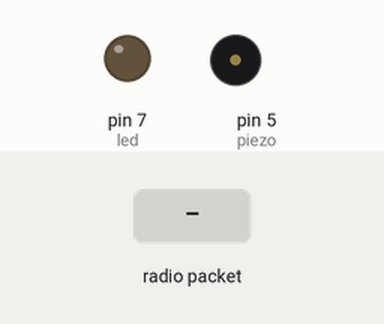
Recording of a sketch running on a simulated Arduino Uno, built with avr-gcc and run on an emulated ATmega328P. On the bench: output pins drawn as LEDs (lit = HIGH), buzzer (waves = sounding). Inputs (shaded band) come from the test bench. No radio packets arrive unless stated; what the sketch prints to the serial monitor is not drawn.

Above: at 1.2 s.
1.3 s: radio packet "1" arrives
Timing chart, 0 to 4.3 s (numbered marks = the images above; inputs shaded):
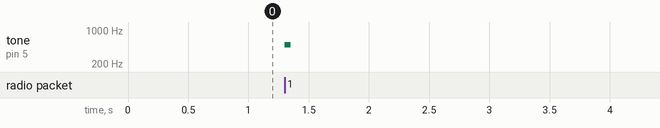

The sketch:

receiver_sensori_finale.ino
```cpp
int piezo=5;
int led=7;
/** INCLUDES **/
// Include the libraries for using the module (must intall RF24 by TMRh20)
#include <SPI.h>
#include <nRF24L01.h>
#include <RF24.h>

/** DEFINES **/
#define MESSAGE_LENGTH 20

/** MODULE SPECIFIC CODE **/
// Create an RF24 object, specifying CE and CSN
RF24 radio(9, 8);
// Create a variable to store the address through which two modules communicate
const byte address[6] = "00001";

/** STRUCTS **/
// A struct is just a bunch of variables in a trenchcoat
struct read_values{
  // In this struct there are two variables
  int distance, infrared_message;
};


/**--------------------------------**/

struct read_values parse_message(char* message) {
  // Variable where to store the parsed values
  struct read_values values;
  // Read the values from the string and store them in the struct
  sscanf(message, "%d, %d", &(values.distance), &(values.infrared_message));
  // Return the struct as result of the function
  return values;
}

void setup() {
  // Serial monitor
  while (!Serial);
    Serial.begin(9600);
  // Begin radio communication
  radio.begin();
  // Set the address
  radio.openReadingPipe(0, address);
  // Set module as receiver
  radio.startListening();

    pinMode(piezo, OUTPUT); //buzzer connesso al pin 2
    pinMode(led, OUTPUT);
}

void loop() {
  // If available, read the transmitted data into a text buffer
  if (radio.available())  {
    char text[MESSAGE_LENGTH] = {0};
    // Read the data from the radio module
    radio.read(&text, sizeof(text));
    // Parse the received text to a structured variable (defined above)
    struct read_values new_values = parse_message(text);
    // Print the values that were parsed
    Serial.print(new_values.distance);
    Serial.print("\n");
    Serial.print(new_values.infrared_message);
    Serial.print("\n");

  if (new_values.distance < 30&&new_values.distance> 20) {
    tone(piezo, 500, 200);
  }
  else if(new_values.distance <19 && new_values.distance> 10) {
  tone(piezo, 500, 120);
  }
  else if(new_values.distance <9 && new_values.distance> 0) {
  tone(piezo, 500, 50);
  }

  if (new_values.infrared_message==1){
  digitalWrite(led, HIGH);
  }
  else{
    digitalWrite(led, LOW);
    }


  }

}
```

Measured:
- after the input at 1.3 s, tone on pin 5 (piezo): silent → 500 Hz at once, → silent 0.05 s later
